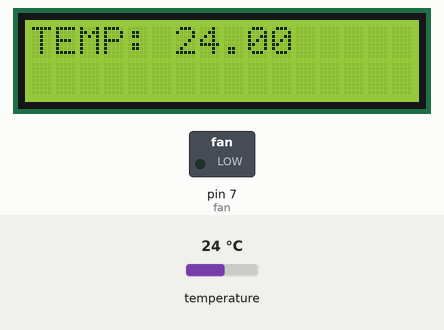
The sketch below on a simulated Arduino Uno, built with avr-gcc and run on an emulated ATmega328P. On the bench: 16×2 character LCD, switched loads named in the sketch (green lamp = pin HIGH). The test bench sets the inputs (shaded band); at power-on: temperature 24 °C. What the sketch prints to the serial monitor is not drawn.

Above: at 2.4 s.
2.5 s: temperature set to 29.3 °C
At 5.4 s:
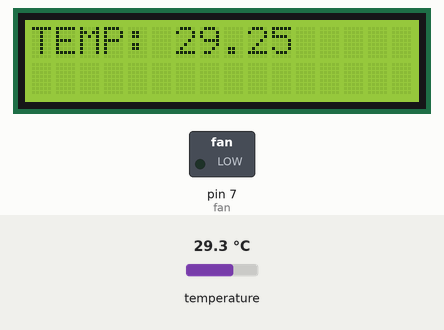
9.8 s: temperature set to 30.7 °C
At 11.7 s:
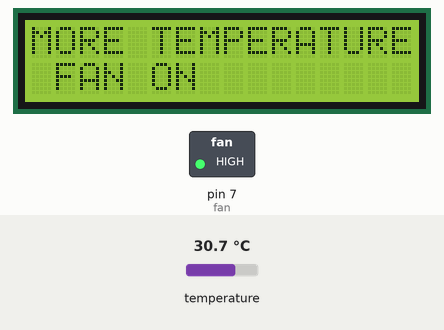
17.3 s: temperature set to 12 °C
At 20.0 s:
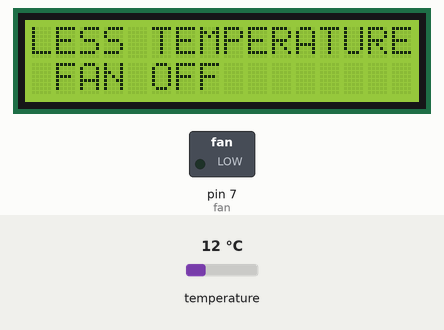
Timing chart, 0 to 21.5 s (numbered marks = the images above; inputs shaded):
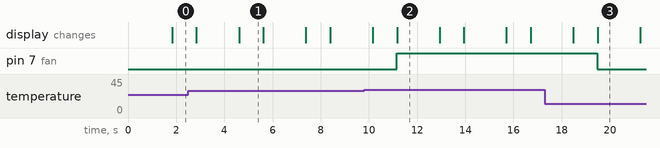

Measured:
- the behaviour switches between 30 and 30.1 °C on temperature (found by bisection; images 1 and 2)
- after the input at 2.5 s, the display: first differs from a run without the input after 2.1 s (image 1)
- after the input at 9.8 s, pin 7 (fan): LOW → HIGH after 1.4 s; the display: first changes after 0.36 s (image 2 shows a later state)
- after the input at 17.3 s, pin 7 (fan): HIGH → LOW after 2.2 s; the display: first changes after 1.2 s (image 3 shows a later state)
- what the display in image 1 shows lasts 1.0 s, from 4.6 s to 5.6 s
- what the display in image 2 shows lasts 1.7 s, from 11.2 s to 12.9 s

The sketch:

Mini-project_source-code.ino
```cpp
#include <LiquidCrystal.h>
#include <OneWire.h>
#include <DallasTemperature.h>
#define ONE_WIRE_BUS 14
OneWire oneWire(ONE_WIRE_BUS);
DallasTemperature sensors(&oneWire);
float temperature;
#include <SoftwareSerial.h>
int rs=13,en=12,d4=8,d5=9,d6=10,d7=11;
LiquidCrystal lcd(rs,en,d4,d5,d6,d7);
int fan=7;
void setup()
{
pinMode(fan,OUTPUT);
digitalWrite(fan,LOW);
Serial.begin(9600);
lcd.begin(16, 2);
lcd.clear();
lcd.print("TEMPERATURE ");
lcd.setCursor(0, 1);
lcd.print("CONTROLLED FAN");
delay(1000);
}
void loop()
{
HUMIDITY_MEASUREMENT();
}
void HUMIDITY_MEASUREMENT()
{
sensors.requestTemperatures();
temperature = sensors.getTempCByIndex(0);
Serial.print("$Temperature: ");
Serial.print(temperature);
Serial.println("#");
lcd.clear();
lcd.print("TEMP: ");
lcd.setCursor(6, 0);
lcd.print(temperature);
delay(1000);
if (temperature>30)
{
digitalWrite(fan,HIGH);
lcd.clear();
lcd.print("MORE TEMPERATURE ");
lcd.setCursor(0, 1);
lcd.print(" FAN ON");
delay(1000);
// voltage();
}
else
{
digitalWrite(fan,LOW);
lcd.clear();
lcd.print("LESS TEMPERATURE ");
lcd.setCursor(0, 1);
lcd.print(" FAN OFF");
delay(1000);
}
}
```
